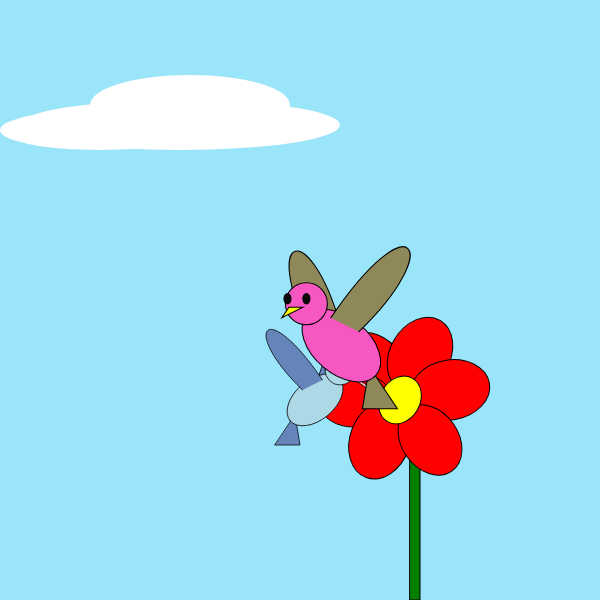
Frame 1 (no input)
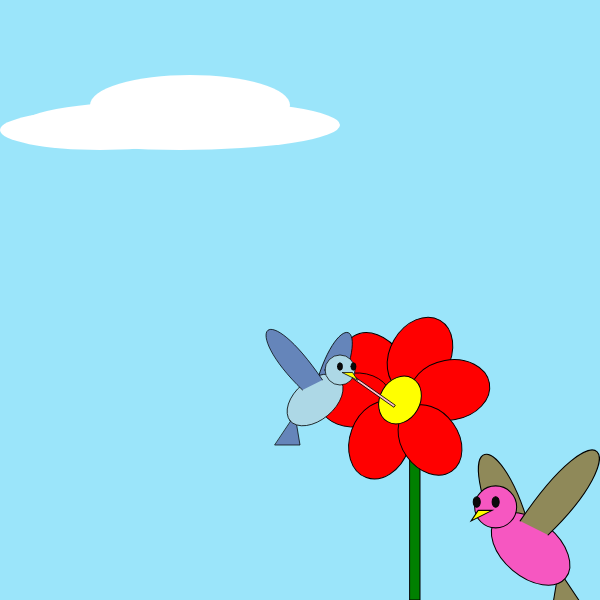
Frame 60 (no input)
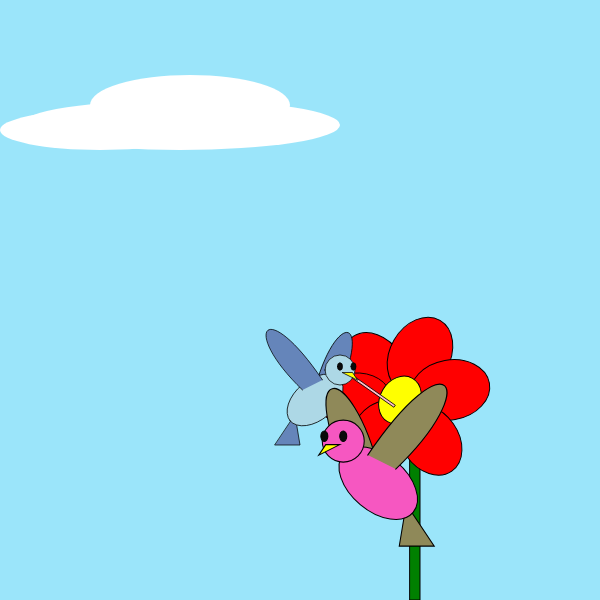
Frame 120 (the mouse pressed at the canvas centre since frame 60)

The p5.js sketch that drew these frames (run headless with seeded random() and noise() and a simulated clock; from frame 60 on, the mouse is pressed at the canvas centre):

// p5.js sketch
// ── sketch.js


let speedx, speedy, lox, loy;
let radius;


function setup() {
  createCanvas(600,600);
  background(200);
  fill(255);
  angleMode(DEGREES);

  speedx = random(2, 5);
  speedy = random(2, 5);
  
  lox = width/2;
  loy = height/2;
  
  radius = 20;
}

function draw() {
  background(155, 229, 250);

  console.log(speedx + " " + speedy);

  if (lox < 10) { // bounce code for bird
    lox = 15;
    speedx = -speedx;
  }
  if (lox > width-60) {
    lox = width-65;
    speedx = -speedx;
  }
  if (loy < 30) {
    loy = 35;
    speedy = -speedy;
  }
  if (loy > height-80) {
    loy = height-85;
    speedy = -speedy;
  }

  // if (lox < 0) {  // wrap around code
  //   lox = width;
  // }
  // if (lox > width) {
  //     lox = 0;
  // }
  // if (loy < 0) {
  //     loy = height;
  // }
  // if (loy > height) {
  //     loy = 0;
  // }

  lox += speedx;  // movement
  loy += speedy;
  lox += random(0, 3);  // jitter
  loy += random(0, 3);

  cloud();
  flower();
  //                color,    x,  y, rotation, scale
  acbird1(color("lightblue"), color(101, 133, 186), 340, 370, 0, -0.5, 0.5);
  acbird2(color(246, 87, 193), color(143, 137, 89), lox, loy, 0, 0.7);
  
  // lwAstronaut2(color("lightblue"), lox, loy, 0, 1);


}

//         color, 2nd color x, y, rotation, scale
function acbird1(c, k, lx, ly, rot, sc, sc2) {
  fill(c);
  push();
  //noStroke();
  translate(lx, ly);
  rotate(rot);
  scale(sc, sc2);
  strokeWeight(1.5);
  wing(k, -20, 90, -60);
  tail(k, 0, 0, 0);
  body(c, 50, 60, 40);
  ellipse(0, 0, 60, 60);  // head / center
  tongue(color("pink"), -110, 70, -35);
  beak(color("yellow"), -15, 20, 0);
  eye(color(10), -27, -7, 0);
  eye(color(10), 0, -7, 0);
  wing(k, 0, 0, 0);
  pop();
}

function acbird2(c, k, lx, ly, rot, sc) {
  fill(c);
  push();
  translate(lx, ly);
  rotate(rot);
  scale(sc);
  strokeWeight(1.5);
  wing(k, -20, 90, -60);
  tail(k, 0, 0, 0);
  body(c, 50, 60, 40);
  ellipse(0, 0, 60, 60);  // head / center
  beak(color("yellow"), -15, 20, 0);
  eye(color(10), -27, -7, 0);
  eye(color(10), 0, -7, 0);
  wing(k, 0, 0, 0);
  pop();
}

function flower() {
  push();
  fill("green");
  rect(410, 400, 10, 200);
  petal(375, 370, 147, 1);
  petal(420, 355, 30, 1);
  petal(355, 400, 85, 0.9);
  petal(450, 390, 80, 1);
  petal(380, 440, 20, 1);
  petal(430, 440, 145, 0.95);
  fill("yellow");
  translate(400, 400);
  rotate(30);
  ellipse(0, 0, 40, 50);
  pop();
}

function cloud(){
  push();
  noStroke();
  fill("white");
  ellipse(190, 105, 200, 60);
  ellipse(100, 130, 200, 40);
  ellipse(180, 125, 320, 50);
  pop();

}

function body(c, lx, ly, rot){
  fill(c);
  push();
  translate(lx,ly);
  rotate(rot);
  ellipse(0, 0, 130, 80);
  pop();
}

//        color, x,  y, rotation
function beak(c, lx, ly, rot){
  //console.log("arms");
  fill(c);
  push();
  translate(lx, ly);
  rotate(rot);
  triangle(-20, 0, -10, -15, 10, -15);
  pop();
}

function tongue(c, lx, ly, rot){
  fill(c);
  push();
  translate(lx, ly);
  rotate(rot);
  rect(0, 0, 100, 5);
  pop();
}

function eye(c, lx, ly, rot){
  //console.log("arms");
  fill(c);
  push();
  translate(lx,ly);
  rotate(rot);
  ellipse(0, 0, 10, 15);
  pop();
}

function wing(c, lx, ly, rot){
  fill(c);
  push();
  translate(lx,ly);
  rotate(rot);
  strokeWeight(1.5);
  bezier(35, 20, 150, -150, 200, -80, 75, 40);
  // bezier(35, 20, 10, 10, 90, -90, 15, 80);
  pop();
}

function tail(c, lx, ly, rot){
  fill(c);
  push();
  translate(lx,ly);
  rotate(rot);
  triangle(90, 90, 80, 150, 130, 150);
  pop();
}

function petal(lx, ly, rot, sc) {
  push();
  fill("red");
  translate(lx, ly);
  rotate(rot);
  scale(sc);
  ellipse(0, 0, 60, 80);
  pop();
}










// class Bird {


//   display () {
//     bird(color("lightblue"), lox, loy, 0);




//   }


//   movement () {


//   }

// }



// function lwAstronaut2(k,lx,ly,rot,sc){
//   push();
//   translate(lx,ly);
//   //rotate(random(10,20));
//   rotate(rot);
//   scale(sc);
//   body(k);  // the anchor
//   head2(k,20,-15);
  
// arm(k,3,15,150); // left arm
//   arm(k,41,5,20); // right arm
//   leg(k,2,75,20); //left leg
//   leg(k,20,80,-20);
// pop();
// }


// function body(k){
// console.log("body");
// fill(k);
// rect(0,0,40,80,10);
// }

// function head2(c,lx,ly){
// //console.log("head");
// push();
// fill(c);
// translate(lx,ly)
// rectMode(CENTER);
// //helmet and head
// ellipse(0, 0, 60, 60);
// fill(222,169,133);
// rect(0,0,40,40,10);
// //eyes
// fill(133,189,222);
// ellipse(-5,-8,5,5,);
// ellipse(5,-8,5,5);
// //mouth
// fill(0);
// ellipse(1,5,10,8);

// pop();
// }

// function arm(c,lx,ly,rot){
// //console.log("arms");
// fill(c);
// push();
// translate(lx,ly);
// rotate(rot);
// rect(0,0,65,15,5);
// pop();

// }

// function leg(c,lx,ly,rot){
// fill(c);
// push();
// translate(lx,ly);
// rotate(rot);
// rect(0,0,18,80,5);
// pop();

// }
